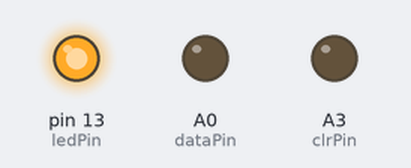
Simulated run of this program. Board: Teensy 4. Parts: output pins drawn as LEDs (lit = HIGH).

Above: at 0.1 s.
Timing chart, 0 to 1.8 s (numbered marks = the images above):
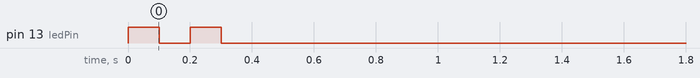

The program:

main.cpp
```cpp
#include <Arduino.h>

usb_serial_class& pc = Serial;
uint8_t ledPin = 13;
uint8_t dataPin = 14;
uint8_t clkPin = 15;
uint8_t latchPin = 16;
uint8_t clrPin = 17;

void setup() {
    pc.begin(115200);

    pinMode(ledPin, OUTPUT);
    pinMode(dataPin, OUTPUT);
    pinMode(clkPin, OUTPUT);
    pinMode(latchPin, OUTPUT);
    pinMode(clrPin, OUTPUT);

    digitalWrite(ledPin, LOW);
    digitalWrite(dataPin, LOW);
    digitalWrite(clkPin, LOW);
    digitalWrite(latchPin, LOW);
    digitalWrite(clrPin, LOW);

    for (int i = 0; i < 2; i++) {
        digitalWrite(ledPin, HIGH);
        delay(100);
        digitalWrite(ledPin, LOW);
        delay(100);
    }
}

void loop() {
    uint8_t buffer[4];
    if (pc.available() > 3) {
        if (pc.readBytes((char *)buffer, 4) > 4) {
            pc.println("Warning: Extra data sent, ignoring...");
        }

        /* Send 32 bits of data */
        // TODO: Consider properly using latch enable. Still haven't figured out the correct timing
        for (int byte = 3; byte >= 0; byte--) {
            for (int bit = 7; bit >= 0; bit--) {
                uint8_t data = (buffer[byte] >> bit) & 1;
                digitalWrite(dataPin, data);
                digitalWrite(ledPin, data);
                digitalWrite(clkPin, LOW);
                delay(50);
                digitalWrite(clkPin, HIGH);
            }
        }
    }
}
```
